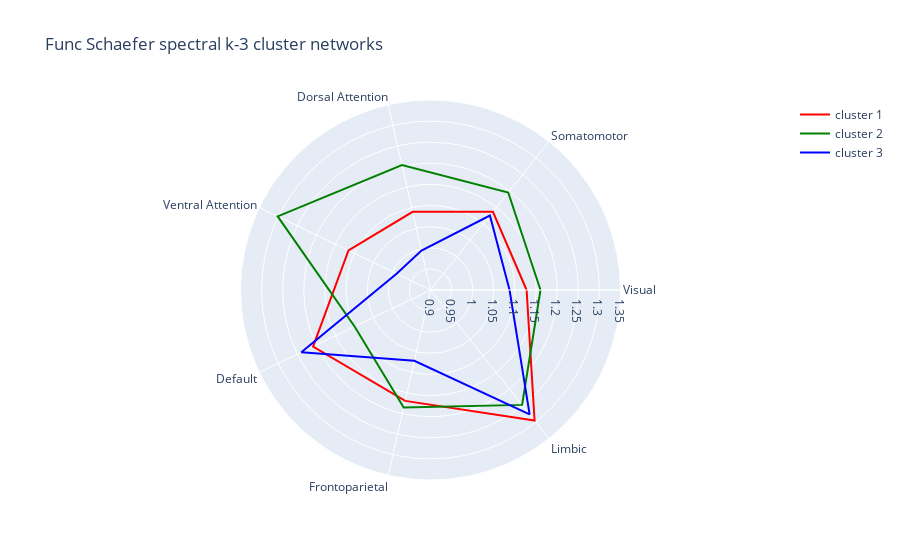

The notebook cell saved with this chart:
### Code cell
fig = go.Figure()

fig.add_trace(go.Scatterpolar(r=cluster_network_df['clust1'].values.tolist() + cluster_network_df['clust1'].values.tolist()[:1], theta=cluster_network_df['networks'].tolist() + cluster_network_df['networks'].tolist()[:1], mode = 'lines', line_color = 'red', name='cluster 1'))
fig.add_trace(go.Scatterpolar(r=cluster_network_df['clust2'].values.tolist() + cluster_network_df['clust2'].values.tolist()[:1], theta=cluster_network_df['networks'].tolist() + cluster_network_df['networks'].tolist()[:1], mode = 'lines', line_color = 'green', name='cluster 2'))
fig.add_trace(go.Scatterpolar(r=cluster_network_df['clust3'].values.tolist() + cluster_network_df['clust3'].values.tolist()[:1], theta=cluster_network_df['networks'].tolist() + cluster_network_df['networks'].tolist()[:1], mode = 'lines', line_color = 'blue', name='cluster 3'))

fig.update_layout(polar=dict(radialaxis=dict(visible=True,range=[0.9, 1.35])),title = 'k-3 clsuter networks', showlegend=True)

fig.update_layout(title = 'Func Schaefer spectral k-3 cluster networks', showlegend=True)
fig.show()
fig.write_image(fig_path+'Func_Schaefer_spectral_k-3_cluster_networks.png')

### Figure 1 — Plotly figure (JSON) as saved in the notebook; plotly's stock layout.template omitted (floating-point values rounded to 4 significant figures)
{"data": [{"line": {"color": "red"}, "mode": "lines", "name": "cluster 1", "r": [1.128, 1.137, 1.09, 1.116, 1.209, 1.169, 1.295, 1.128], "theta": ["Visual", "Somatomotor", "Dorsal Attention", "Ventral Attention", "Default", "Frontoparietal", "Limbic", "Visual"], "type": "scatterpolar"}, {"line": {"color": "green"}, "mode": "lines", "name": "cluster 2", "r": [1.161, 1.195, 1.203, 1.302, 1.1, 1.185, 1.248, 1.161], "theta": ["Visual", "Somatomotor", "Dorsal Attention", "Ventral Attention", "Default", "Frontoparietal", "Limbic", "Visual"], "type": "scatterpolar"}, {"line": {"color": "blue"}, "mode": "lines", "name": "cluster 3", "r": [1.087, 1.126, 0.9959, 0.9892, 1.24, 1.072, 1.277, 1.087], "theta": ["Visual", "Somatomotor", "Dorsal Attention", "Ventral Attention", "Default", "Frontoparietal", "Limbic", "Visual"], "type": "scatterpolar"}], "layout": {"autosize": true, "polar": {"angularaxis": {"type": "category"}, "radialaxis": {"autorange": false, "range": [0.9, 1.35], "type": "linear", "visible": true}}, "showlegend": true, "title": {"text": "Func Schaefer spectral k-3 cluster networks"}}}
